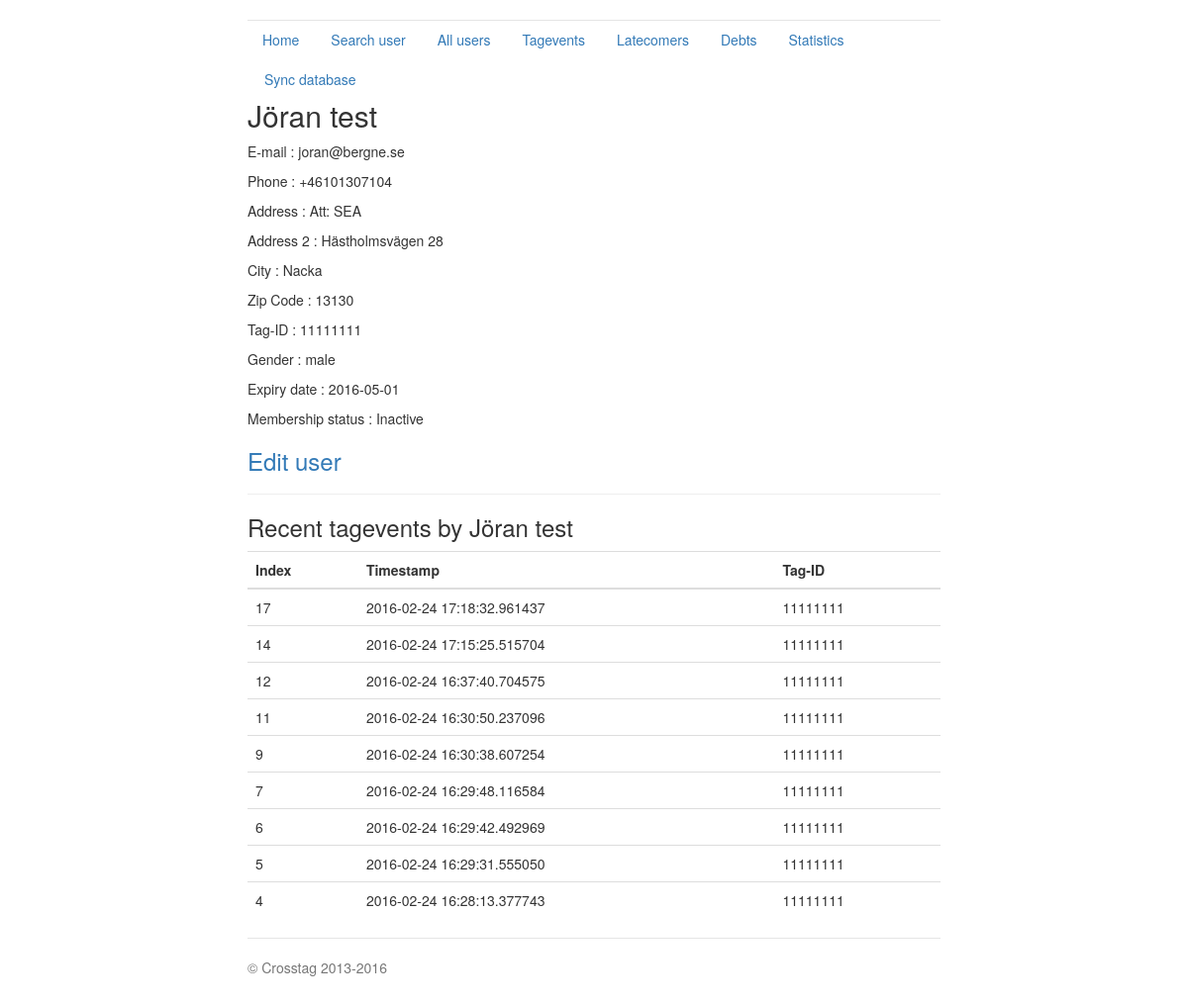
/user_page/3, run on an earlier commit of the app's database.
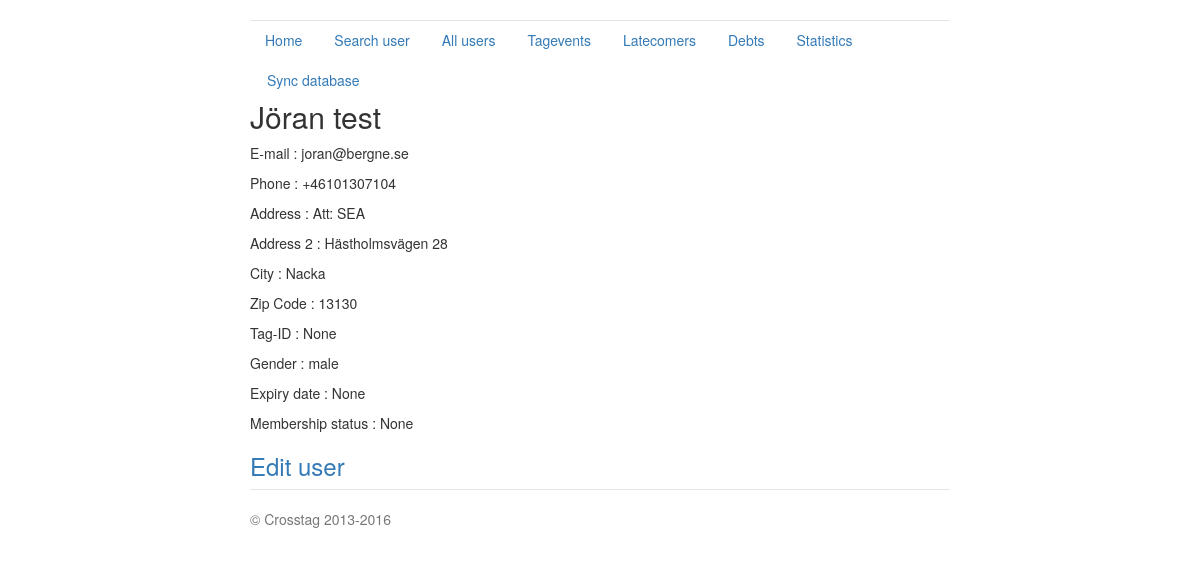
And on a later commit of the database.
### crosstag_server.py (models this page shows, shortened)
class User(db.Model):
    index = db.Column(db.Integer, primary_key=True)
    fortnox_id = db.Column(db.Integer)
    name = db.Column(db.String(80))
    email = db.Column(db.String(120))
    phone = db.Column(db.String(20))
    address = db.Column(db.String(50))
    address2 = db.Column(db.String(50))
    city = db.Column(db.String(120))
    zip_code = db.Column(db.Integer)
    tag_id = db.Column(db.String(20))
    gender = db.Column(db.String(10))
    ssn = db.Column(db.String(13))
    expiry_date = db.Column(db.Date)
    create_date = db.Column(db.Date)
    status = db.Column(db.String(50))
    def dict(self):
        return {'index': self.index, 'name': self.name,
                'email': self.email, 'tag_id': self.tag_id,
                'phone': self.phone, 'address': self.address,
                'address2': self.address2, 'city': self.city,
                'zip_code': self.zip_code, 'fortnox_id': self.fortnox_id,
                'expiry_date': str(self.expiry_date),
                'create_date': str(self.create_date),
                'ssn': self.ssn,
                'gender': self.gender,
                'status': self.status
                }

class Tagevent(db.Model):
    index = db.Column(db.Integer, primary_key=True)
    tag_id = db.Column(db.String(20))
    timestamp = db.Column(db.DateTime)
    uid = db.Column(db.Integer, db.ForeignKey('user.index'))
    def dict(self):
        return {'index': self.index, 'timestamp': str(self.timestamp),
                'tag_id': self.tag_id, 'uid': self.uid}

### crosstag_server.py (the view)
@app.route('/user_page/<user_index>', methods=['GET', 'POST'])
def user_page(user_index=None):
    user = User.query.filter_by(index=user_index).first()
    if user is None:
        return "No user Found"
    else:
        tagevents = get_tagevents_user_dict(user_index)
        return render_template('user_page.html',
                               title='User Page',
                               data=user.dict(),
                               tags=tagevents)

### crosstag_server.py (called while the page is built)
@app.route('/crosstag/v1.0/get_tag/<user_index>', methods=['GET'])
def get_tag(user_index):
    user = User.query.filter_by(index=user_index).first()
    return str(user.tag_id)

@app.route('/crosstag/v1.0/get_tagevents_user_dict/<user_index>',
           methods=['GET'])
def get_tagevents_user_dict(user_index):
    tag_id = get_tag(user_index)
    events = Tagevent.query.filter_by(tag_id=tag_id)[-20:]
    ret = []
    for hit in events:
        js = hit.dict()
        ret.append(js)
    ret.reverse()
    return ret

### templates/user_page.html
{% extends "base.html" %}
{% block content %}
<h2>{{data.name}}</h2>
    <p>E-mail : {{ data.email }}</p>
    <p>Phone : {{ data.phone }}</p>
    <p>Address : {{ data.address }}</p>
    {% if data.address2 %}
    <p>Address 2 : {{ data.address2 }}</p>
    {% endif %}
    <p>City : {{ data.city }}</p>
    <p>Zip Code : {{ data.zip_code }}</p>
    <p>Tag-ID : {{ data.tag_id }}</p>
    <p>Gender : {{ data.gender }}</p>
    <p>Expiry date : {{ data.expiry_date }}</p>
    <p>Membership status : {{ data.status }}</p>
    <h3><a href='/edit_user/{{data.index}}'>Edit user</a></h3>
{% if tags %}
    <hr>
<h3>Recent tagevents by {{ data.name }}</h3>
    <table class="table table-hover">
    <tbody>
        <thead>
            <tr>
                <th>Index</th> <th>Timestamp</th><th>Tag-ID</th>
            </tr>
        </thead>
                {% for tag in tags %}
                <tr>
                    <td>{{tag.index}}</td> <td>{{tag.timestamp}}</td> <td>{{tag.tag_id}}</td>
                </tr>
                {% endfor %}
    </tbody>
    </table>
{% endif %}
{% endblock %}

### templates/base.html (shortened to what this page needs)
<!DOCTYPE html>
<html lang="en">
  <head>
    <link rel="stylesheet" type="text/css" href="../../static/datepicker.css">
    <link href="../../static/bootstrap.css" rel="stylesheet">
    <link href="../../static/jumbotron-narrow.css" rel="stylesheet">
  </head>
  <body>
    <div class="container">
      <div class="header">
        <nav>
          <ul class="nav nav-pills pull-right">
            <li role="presentation"><a href="/index">Home</a></li>
            <li role="presentation"><a href="/search_user">Search user</a></li>
            <li role="presentation"><a href="/all_users">All users</a></li>
            <li role="presentation"><a href="/tagevent">Tagevents</a></li>
            <li role="presentation"><a href="/inactive_check">Latecomers</a></li>
              <li role="presentation"><a href="/debt_check">Debts</a></li>
            <li role="presentation"><a href="/statistics">Statistics</a></li>
            <li role="presentation"><a href="/crosstag/v1.0/fortnox/">Sync database</a></li>
          </ul>
        </nav>
      </div>
      {% block content %}{% endblock %}
      <footer class="footer">
        <p>&copy; Crosstag 2013-2016</p>
      </footer>
    </div>
  </body>
</html>

### static/jumbotron-narrow.css (style rules this page uses)
body { padding-top: 20px; padding-bottom: 20px; }
.header, .marketing, .footer { padding-right: 15px; padding-left: 15px; }
.header { border-bottom: 1px solid #e5e5e5; }
.footer { padding-top: 19px; color: #777; border-top: 1px solid #e5e5e5; }
@media (min-width: 768px) { .container { max-width: 730px; } }
@media screen and (min-width: 768px) { .header, .marketing, .footer { padding-right: 0; padding-left: 0; } }
@media screen and (min-width: 768px) { .header { margin-bottom: 30px; } }

What changed in the data, as far as the page shows it:
removed Tagevent: index "17", timestamp "2016-02-24 17:18:32.961437", tag_id "11111111"
removed Tagevent: index "14", timestamp "2016-02-24 17:15:25.515704", tag_id "11111111"
removed Tagevent: index "12", timestamp "2016-02-24 16:37:40.704575", tag_id "11111111"
removed Tagevent: index "11", timestamp "2016-02-24 16:30:50.237096", tag_id "11111111"
removed Tagevent: index "9", timestamp "2016-02-24 16:30:38.607254", tag_id "11111111"
removed Tagevent: index "7", timestamp "2016-02-24 16:29:48.116584", tag_id "11111111"
removed Tagevent: index "6", timestamp "2016-02-24 16:29:42.492969", tag_id "11111111"
removed Tagevent: index "5", timestamp "2016-02-24 16:29:31.555050", tag_id "11111111"
removed Tagevent: index "4", timestamp "2016-02-24 16:28:13.377743", tag_id "11111111"
changed User "Jöran test": tag_id "11111111" → (not shown); status "Inactive" → (not shown); name "Jöran test" → (not shown)
Also different on the page:
{{ data.tag_id }}: (not shown) → "None"
{{ data.expiry_date }}: "2016-05-01" → "None"
{{ data.status }}: (not shown) → "None"
text no longer shown: "Recent tagevents by Index Timestamp Tag-ID"
